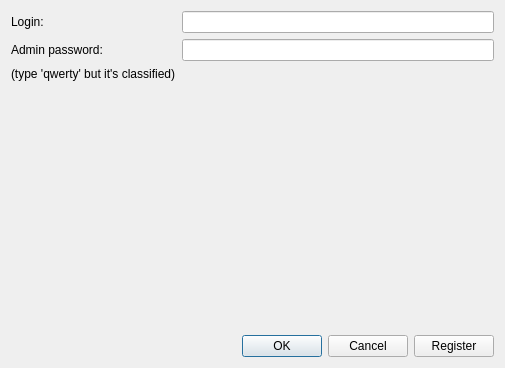
<?xml version="1.0" encoding="UTF-8"?>
<ui version="4.0">
 <class>AdminRegistrationForm</class>
 <widget class="QWidget" name="AdminRegistrationForm">
  <property name="geometry">
   <rect>
    <x>0</x>
    <y>0</y>
    <width>505</width>
    <height>368</height>
   </rect>
  </property>
  <property name="windowTitle">
   <string>Form</string>
  </property>
  <layout class="QVBoxLayout" name="verticalLayout">
   <item>
    <layout class="QFormLayout" name="formLayout">
     <item row="0" column="0">
      <widget class="QLabel" name="label">
       <property name="text">
        <string>Login:</string>
       </property>
      </widget>
     </item>
     <item row="0" column="1">
      <widget class="QLineEdit" name="AdminLoginEdit"/>
     </item>
     <item row="1" column="0">
      <widget class="QLabel" name="label_2">
       <property name="text">
        <string>Admin password:</string>
       </property>
      </widget>
     </item>
     <item row="1" column="1">
      <widget class="QLineEdit" name="AdminPasswordEdit">
       <property name="text">
        <string/>
       </property>
       <property name="echoMode">
        <enum>QLineEdit::Password</enum>
       </property>
      </widget>
     </item>
     <item row="2" column="0">
      <widget class="QLabel" name="label_3">
       <property name="text">
        <string>(type 'qwerty' but it's classified)</string>
       </property>
      </widget>
     </item>
    </layout>
   </item>
   <item>
    <spacer name="verticalSpacer">
     <property name="orientation">
      <enum>Qt::Vertical</enum>
     </property>
     <property name="sizeHint" stdset="0">
      <size>
       <width>20</width>
       <height>40</height>
      </size>
     </property>
    </spacer>
   </item>
   <item>
    <layout class="QHBoxLayout" name="horizontalLayout" stretch="1,0">
     <item>
      <widget class="QDialogButtonBox" name="buttonBox">
       <property name="sizePolicy">
        <sizepolicy hsizetype="Expanding" vsizetype="Fixed">
         <horstretch>0</horstretch>
         <verstretch>0</verstretch>
        </sizepolicy>
       </property>
       <property name="standardButtons">
        <set>QDialogButtonBox::Cancel|QDialogButtonBox::Ok</set>
       </property>
      </widget>
     </item>
     <item>
      <widget class="QPushButton" name="AdminLoginButton">
       <property name="sizePolicy">
        <sizepolicy hsizetype="Expanding" vsizetype="Fixed">
         <horstretch>0</horstretch>
         <verstretch>0</verstretch>
        </sizepolicy>
       </property>
       <property name="text">
        <string>Register</string>
       </property>
      </widget>
     </item>
    </layout>
   </item>
  </layout>
 </widget>
 <resources/>
 <connections/>
</ui>
